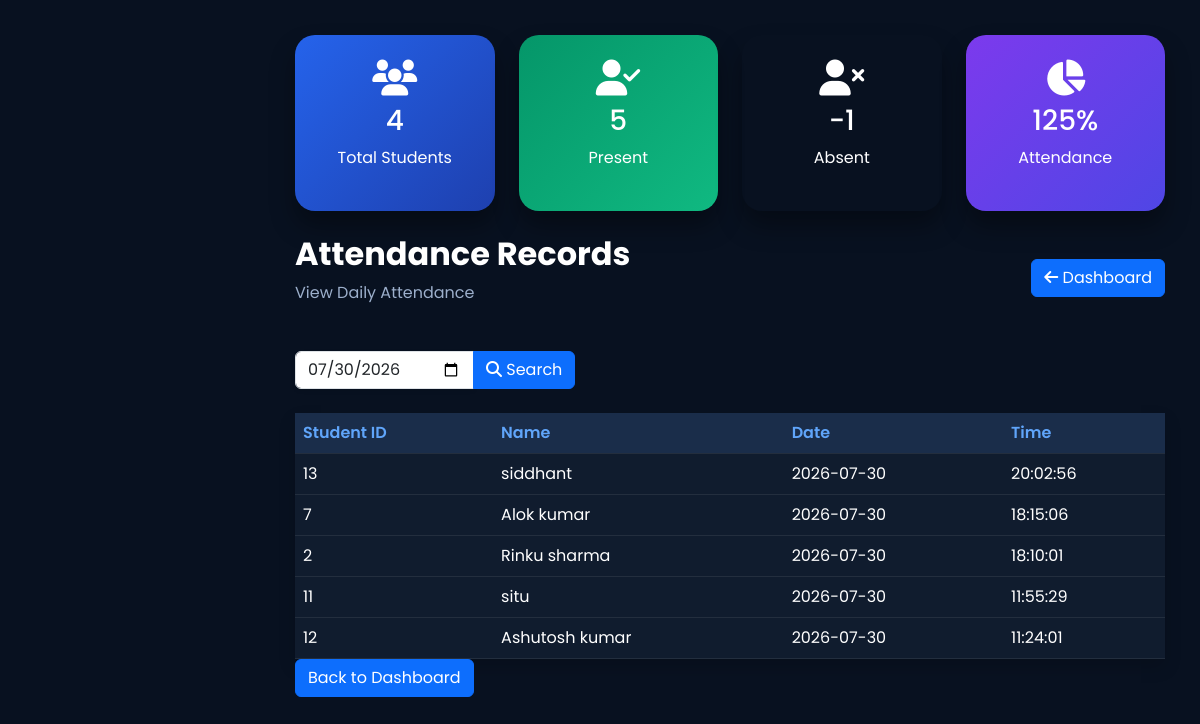
The app's page /attendance with its own data.
### tables this page shows
CREATE TABLE attendance(
    id INTEGER PRIMARY KEY AUTOINCREMENT,
    student_id INTEGER,
    name TEXT,
    date TEXT,
    time TEXT,
    status TEXT
);

### app.py (the view)
@app.route("/attendance")
def attendance():
    selected_date = request.args.get(
        "date",
        datetime.now().strftime("%Y-%m-%d")
    )
    conn = sqlite3.connect("database/attendance.db")
    cursor = conn.cursor()
    cursor.execute("""
        SELECT student_id, name, date, time
        FROM attendance
        WHERE date=?
        ORDER BY time DESC
    """, (selected_date,))
    records = cursor.fetchall()
    print("Attendance Records:", records)
    cursor.execute("SELECT COUNT(*) FROM students")
    total_students = cursor.fetchone()[0]
    present_today = len(records)
    absent_today = total_students - present_today
    attendance_percentage = 0
    if total_students > 0:
        attendance_percentage = round((present_today / total_students) * 100)
    conn.close()
    return render_template(
        "attendance.html",
        records=records,
        selected_date=selected_date,
        total_students=total_students,
        present_today=present_today,
        absent_today=absent_today,
        attendance_percentage=attendance_percentage
    )

### templates/attendance.html (shortened to what this page needs)
<!DOCTYPE html>
<html>
<head>
    <link href="https://cdn.jsdelivr.net/npm/bootstrap@5.3.3/dist/css/bootstrap.min.css" rel="stylesheet">
    <link href="https://cdnjs.cloudflare.com/ajax/libs/font-awesome/6.6.0/css/all.min.css" rel="stylesheet">
    <link rel="stylesheet"
href="{{ url_for('static', filename='css/dashboard.css') }}">
</head>
<body>
<div class="main-content">
    <div class="row mb-4">
    <div class="col-md-3">
        <div class="stat-card blue text-center text-white">
            <i class="fas fa-users fa-2x mb-2"></i>
            <h3>{{ total_students }}</h3>
            <p>Total Students</p>
        </div>
    </div>
    <div class="col-md-3">
        <div class="stat-card green text-center text-white">
            <i class="fas fa-user-check fa-2x mb-2"></i>
            <h3>{{ present_today }}</h3>
            <p>Present</p>
        </div>
    </div>
    <div class="col-md-3">
        <div class="stat-card red text-center text-white">
            <i class="fas fa-user-xmark fa-2x mb-2"></i>
            <h3>{{ absent_today }}</h3>
            <p>Absent</p>
        </div>
    </div>
    <div class="col-md-3">
        <div class="stat-card purple text-center text-white">
            <i class="fas fa-chart-pie fa-2x mb-2"></i>
            <h3>{{ attendance_percentage }}%</h3>
            <p>Attendance</p>
        </div>
    </div>
</div>
    <div class="topbar">
    <div>
        <h2>Attendance Records</h2>
        <p>View Daily Attendance</p>
    </div>
    <a href="/dashboard" class="btn btn-primary">
        <i class="fas fa-arrow-left"></i>
        Dashboard
    </a>
</div>
    <div class="d-flex justify-content-between align-items-center mb-4">
    <form method="GET" action="/attendance">
        <div class="input-group">
            <input
                 type="date"
                 name="date"
                 class="form-control shadow-sm"
                 value="{{ selected_date }}">
            <button class="btn btn-primary">
    <i class="fas fa-search"></i>
    Search
</button>
        </div>
    </form>
</div>
<table class="table table-dark table-hover align-middle shadow">
<thead class="table-dark">
<tr>
    <th>Student ID</th>
    <th>Name</th>
    <th>Date</th>
    <th>Time</th>
</tr>
</thead>
<tbody>
{% for record in records %}
<tr>
    <td>{{ record[0] }}</td>
    <td>{{ record[1] }}</td>
    <td>{{ record[2] }}</td>
    <td>{{ record[3] }}</td>
</tr>
{% endfor %}
</tbody>
</table>
<a href="/dashboard" class="btn btn-primary">
    Back to Dashboard
</a>
</div>
</body>
</html>

### static/css/dashboard.css (style rules this page uses)
* { margin:0; padding:0; box-sizing:border-box; font-family:'Poppins',sans-serif; }
body { background:#081120; color:#fff; }
.main-content { margin-left:260px; padding:35px; }
.topbar { display:flex; justify-content:space-between; align-items:center; margin-bottom:30px; }
.topbar h2 { font-size:32px; font-weight:700; }
.topbar p { color:#9CAFCB; }
.stat-card { border-radius:20px; padding:25px; color:white; transition:.35s; cursor:pointer; box-shadow:0 15px 25px rgba(0,0,0,.35); }
.stat-card i { font-size:36px; margin-bottom:15px; }
.stat-card p { margin-top:8px; font-size:16px; }
.blue { background:linear-gradient(135deg,#2563EB,#1E40AF); }
.green { background:linear-gradient(135deg,#059669,#10B981); }
.purple { background:linear-gradient(135deg,#7C3AED,#4F46E5); }
.table { margin-bottom:0; }
.table-dark { --bs-table-bg:#101C2E; --bs-table-hover-bg:#16253D; }
.table th { color:#60A5FA; font-weight:600; border-bottom:1px solid rgba(255,255,255,.08); }
.table td { color:white; vertical-align:middle; border-bottom:1px solid rgba(255,255,255,.05); }
.table { background: #101C2E !important; color: white !important; }
.table tbody { background: #101C2E !important; }
.table tbody tr { background: #101C2E !important; }
.table tbody td { color: white !important; background: #101C2E !important; border-color: rgba(255,255,255,.08); }
.table thead th { background: #1A2D4A !important; color: #60A5FA !important; }

### records on screen
attendance: student "13", name "siddhant", date "2026-07-30", time "20:02:56"
attendance: student "7", name "Alok kumar", date "2026-07-30", time "18:15:06"
attendance: student "2", name "Rinku sharma", date "2026-07-30", time "18:10:01"
attendance: student "11", name "situ", date "2026-07-30", time "11:55:29"
attendance: student "12", name "Ashutosh kumar", date "2026-07-30", time "11:24:01"

### other values on screen
{{ total_students }} "4"
{{ present_today }} "5"
{{ absent_today }} "-1"
{{ attendance_percentage }} "125"
